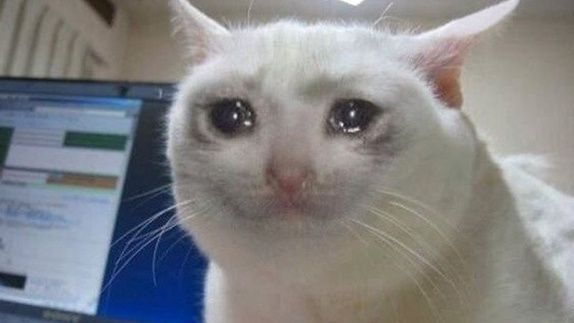
#> input picture 2/crying.jpg, 574 x 323 px, shrunk from 800 x 450 before the run
$ python 2.py
#> lines starting #> are read from the running program, lines starting #| are printed output that depends on the picture; after the words box and inside, x2 and y2 are one past the last pixel; in counts of white or black regions, pixels touching at a corner belong together
import cv2 as cv
import numpy as np
import random

img = np.ones((100,200,3),np.uint8)*100
cv.line(img,(0,0),(200,100),(255,255,255),5)
cv.line(img,(200,0),(0,100),(255,255,255),5)
cv.imshow("grayscale",img)
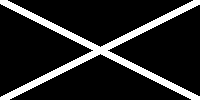
#> window 'grayscale': shape (100, 200, 3); values 100 (black) and 255 (white), 14.4% white; 1 white region, box (x1, y1, x2, y2) and area: (0, 0, 200, 100) 2886
cv.waitKey(0)
cv.destroyAllWindows()


img = np.ones((50,200,3),np.uint8)
img[...] =[0,100,0]
cv.line(img,(0,0),(200,50),(255,0,0),5)
cv.line(img,(200,0),(0,50),(0,0,255),5)
cv.imshow("grayscale",img)
cv.waitKey(0)
cv.destroyAllWindows()

img = cv.imread("./crying.jpg",1)
#> img is the input picture: shape (323, 574, 3); mean B, G, R 134.1, 132.1, 131.5
cv.imshow("normal",img)
img_grey = cv.cvtColor(img,cv.COLOR_RGB2GRAY)
cv.imshow("gray",img_grey)
cv.waitKey(0)
cv.destroyAllWindows()


img = cv.imread("./crying.jpg")
for i in range(img.shape[0]):
    for j in range(img.shape[1]):
        rdn=random.randint(1,100)
        if rdn <= 5 :
            img[i][j]=[0,0,0]
        elif rdn >=95:
            img[i][j]=[255,255,255]
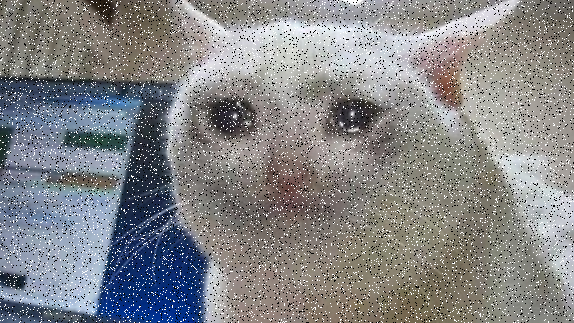
#> img: shape (323, 574, 3); 10.95% of pixels changed, all inside (x1, y1, x2, y2) = (0, 0, 574, 323)
cv.imshow("noise",img)
cv.waitKey(0)
cv.destroyAllWindows()
cv.imwrite("noise.jpg",img)

img = cv.imread("./colours.png")
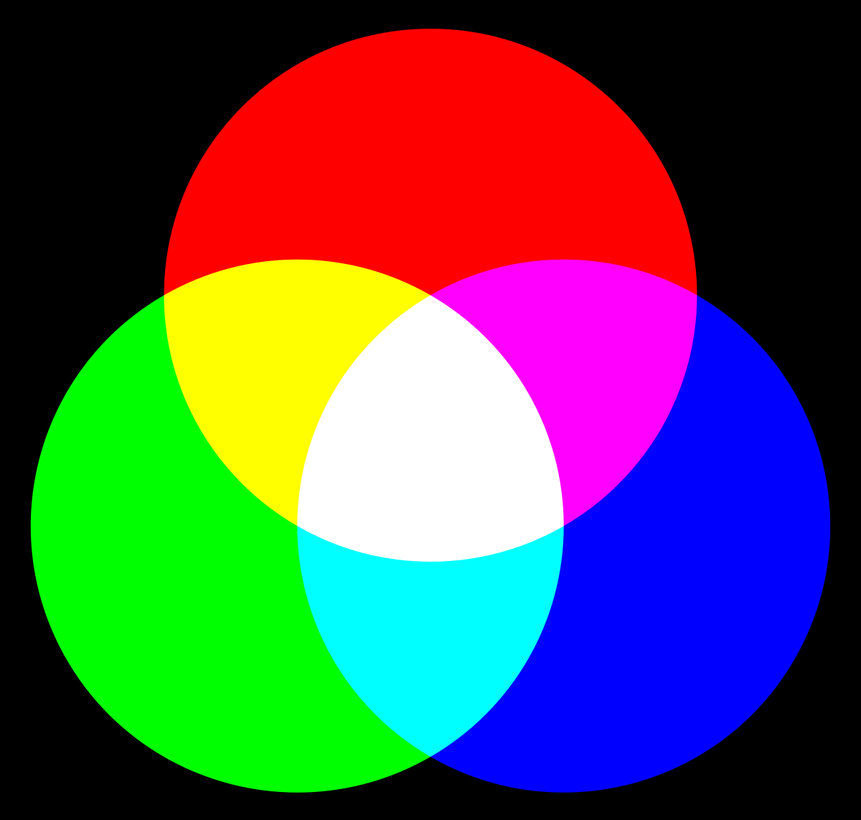
#> input picture 2/colours.png, 861 x 820 px, shrunk from 1200 x 1143 before the run
#> img is the input picture: shape (820, 861, 3); mean B, G, R 80.6, 80.6, 80.6
b,r,g = cv.split(img)
blue = np.zeros((int(img.shape[0]),int(img.shape[1]),3),np.uint8)
blue[:,:,0]=b
red = np.zeros((int(img.shape[0]),int(img.shape[1]),3),np.uint8)
red[:,:,1]=r
green = np.zeros((int(img.shape[0]),int(img.shape[1]),3),np.uint8)
green[:,:,2]=g
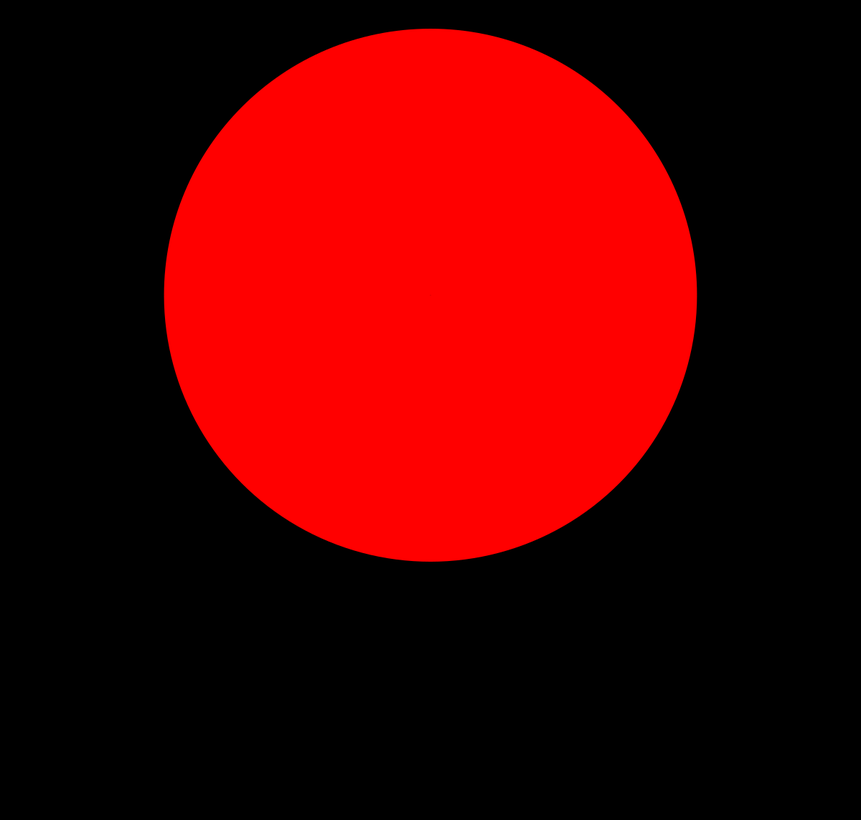
#> green: shape (820, 861, 3); mean of channels 0, 1, 2 0, 0, 80.6; drawn as B, G, R
cv.imshow("original",img)
cv.imshow("blue",blue)
cv.imshow("red",red)
cv.imshow("green",green)
cv.waitKey(0)
cv.destroyAllWindows()

img = cv.imread("./crying.jpg")
img_hsv = cv.cvtColor(img,cv.COLOR_BGR2HSV)
#> img_hsv: shape (323, 574, 3); mean H, S, V 54.3, 44.6, 143.8
h,s,v = cv.split(img_hsv)
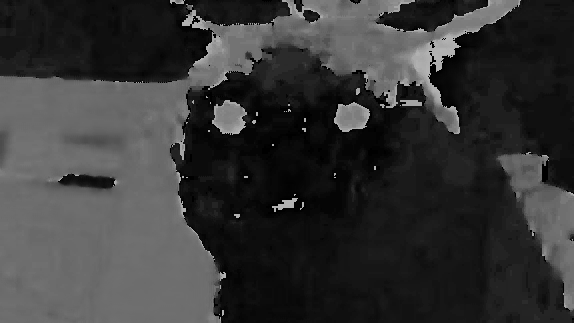
#> h: shape (323, 574); min 0, max 179, mean 54.3
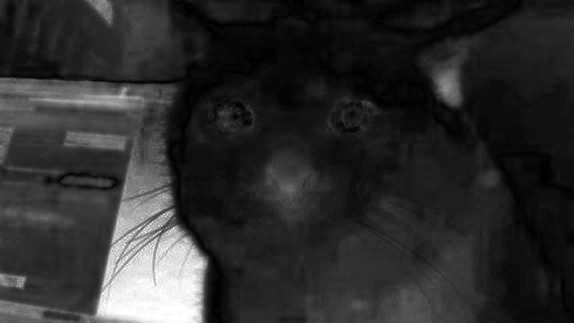
#> s: shape (323, 574); min 0, max 255, mean 44.6
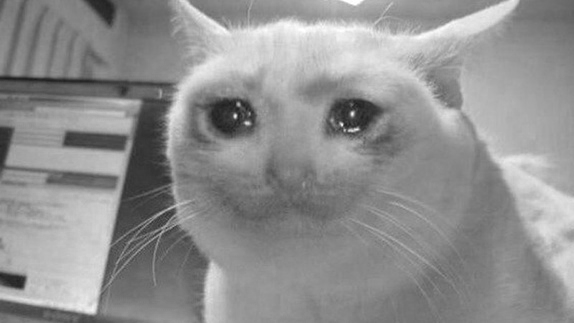
#> v: shape (323, 574); min 28, max 255, mean 143.8
hsv_img = cv.merge([h,s,v])
img_bgr = cv.cvtColor(hsv_img,cv.COLOR_HSV2BGR)
cv.imshow("merged_hsv",hsv_img)
cv.imshow("merged_bgr",img_bgr)
cv.imshow("hue",h)
cv.imshow("sat",s)
cv.imshow("vue",v)
cv.waitKey(0)
cv.destroyAllWindows()


if __name__ == "__main__":
    pass
